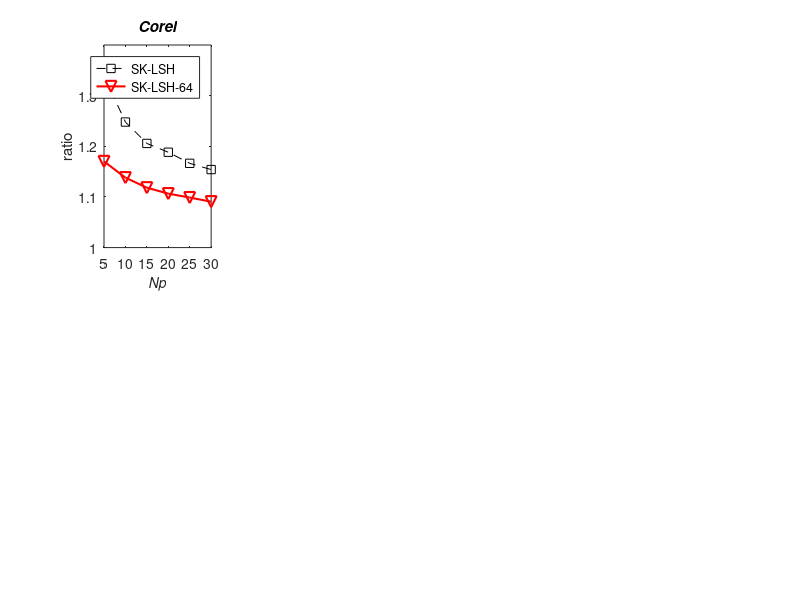

Source code (MATLAB): (Note: this script raises an error after producing the figure.)
%% depict the performance comparison between SK-LSH and SK-LSH-CK: npage
% some common config
line1 = ['--rv'; '--gs'; '--cd'; '--bo'; '--m*'; '--ks'];
line2 = ['-rv'; '-gs'; '-cd'; '-bo'; '-m*'; '-ks'];
hold on;
box on;
grid on;

%% Corel
% ratio
subplot(2,4,1);
x_npage = [5:5:30]';
y_ratio = [1.338705, 1.247896, 1.205647, 1.188254, 1.166391, 1.154034];
y_ratio_adv = [1.170183, 1.138095, 1.118232, 1.106550, 1.098784, 1.090709];

plot(...
        x_npage, y_ratio(1,:)', line1(6,:), ...
		x_npage, y_ratio_adv(1,:)', line2(1,:), ...
        'LineWidth',1.5, 'MarkerSize',8);

title('Corel', 'FontAngle', 'Italic', 'FontWeight', 'Bold');
xlabel('Np');
ylabel('ratio');
legend('SK-LSH', 'SK-LSH-64');
        
axis([5,30,1,1.4]);
set(get(gca,'XLabel'),'FontSize',10, 'FontAngle', 'Italic', 'Vertical','top');
set(get(gca,'YLabel'),'FontSize',12, 'FontAngle', 'Italic', 'Vertical','middle');
set(gcf,'Position',[10 10 1600 600]);
set(gca, 'Fontname', 'Helvetica',  'FontSize',10);
set(gca, 'XTick', x_npage');
set(gca, 'YTick', [1:0.1:1.4]);


% recall@100
subplot(2,4,5);
x_npage = [5:5:30]';
y_ratio = [0.5439,0.6027,0.6403,0.6623,0.6845,0.6922];
y_ratio_adv = [0.7364,0.7977,0.8362,0.8607,0.8796,0.9045];

plot(...
        x_npage, y_ratio(1,:)', line1(6,:), ...
		x_npage, y_ratio_adv(1,:)', line2(1,:), ...
        'LineWidth',1.5, 'MarkerSize',8);

xlabel('Np');
ylabel('recall@100');
legend('SK-LSH', 'SK-LSH-64');
        
axis([5,30,0,1]);
set(get(gca,'XLabel'),'FontSize',10, 'FontAngle', 'Italic', 'Vertical','top');
set(get(gca,'YLabel'),'FontSize',10, 'FontAngle', 'Italic', 'Vertical','middle');
set(gca, 'Fontname', 'Helvetica',  'FontSize',10);
set(gcf,'Position',[10 10 1600 600]);
set(gca, 'XTick', x_npage');
set(gca, 'YTick', [0:0.2:1]);


%% Aerial
% ratio
subplot(2,4,2);
x_npage = [5:5:30]';
y_ratio = [1.326233,1.240888,1.206366,1.179801,1.165964,1.162314];
y_ratio_adv = [1.188390,1.154099,1.146489,1.140157,1.129947,1.129550];

plot(...
		x_npage, y_ratio', line1(6,:), ...
        x_npage, y_ratio_adv', line2(1,:), ...
        'LineWidth',1.5, 'MarkerSize',8);

title('Aerial', 'FontAngle', 'Italic', 'FontWeight', 'Bold');
xlabel('Np');
ylabel('ratio');
legend('SK-LSH', 'SK-LSH-64');
        
axis([5,30,1,1.4]);
set(get(gca,'XLabel'),'FontSize',10, 'FontAngle', 'Italic', 'Vertical','top');
set(get(gca,'YLabel'),'FontSize',12, 'FontAngle', 'Italic', 'Vertical','middle');
set(gcf,'Position',[10 10 1600 600]);
set(gca, 'Fontname', 'Helvetica',  'FontSize',10);
set(gca, 'XTick', x_npage');
set(gca, 'YTick', [1:0.1:1.4]);


% recall@100
subplot(2,4,6);
x_npage = [5:5:30]';
y_ratio = [0.256,0.307,0.3515,0.3814,0.4065,0.4264];
y_ratio_adv = [0.4633,0.5579,0.5821,0.603,0.6386,0.658];

plot(...
		x_npage, y_ratio', line1(6,:), ...
        x_npage, y_ratio_adv', line2(1,:), ...
        'LineWidth',1.5, 'MarkerSize',8);

xlabel('Np');
ylabel('recall@100');
legend('SK-LSH', 'SK-LSH-64');
        
axis([5,30,0,1]);
set(get(gca,'XLabel'),'FontSize',10, 'FontAngle', 'Italic', 'Vertical','top');
set(get(gca,'YLabel'),'FontSize',10, 'FontAngle', 'Italic', 'Vertical','middle');
set(gca, 'Fontname', 'Helvetica',  'FontSize',10);
set(gcf,'Position',[10 10 1600 600]);
set(gca, 'XTick', x_npage');
set(gca, 'YTick', [0:0.2:1]);


%% SIFT
% ratio
subplot(2,4,3);
x_npage = [5:5:30]';
y_ratio = [1.29478, 1.244434, 1.227169, 1.210145, 1.198678, 1.17978];
y_ratio_adv = [1.19314, 1.165697, 1.152218, 1.146863, 1.136572, 1.125711];

plot(...
		 x_npage, y_ratio', line1(6,:), ...
        x_npage, y_ratio_adv', line2(1,:), ...
		'LineWidth',1.5, 'MarkerSize',8);

title('SIFT', 'FontAngle', 'Italic', 'FontWeight', 'Bold');
xlabel('Np');
ylabel('ratio');
legend('SK-LSH', 'SK-LSH-64');
        
axis([5,30,1,1.4]);
set(get(gca,'XLabel'),'FontSize',10, 'FontAngle', 'Italic', 'Vertical','top');
set(get(gca,'YLabel'),'FontSize',12, 'FontAngle', 'Italic', 'Vertical','middle');
set(gcf,'Position',[10 10 1600 600]);
set(gca, 'Fontname', 'Helvetica',  'FontSize',10);
set(gca, 'XTick', x_npage');
set(gca, 'YTick', [1:0.1:1.4]);


% recall@100
subplot(2,4,7);
x_npage = [5:5:30]';
y_ratio = [0.098,0.1217,0.133,0.147,0.155,0.167];
y_ratio_adv = [0.2016,0.256,0.2836,0.316,0.331,0.38];

plot(...
        x_npage, y_ratio', line1(6,:), ...
        x_npage, y_ratio_adv', line2(1,:), ...
		'LineWidth',1.5, 'MarkerSize',8);

xlabel('Np');
ylabel('recall@100');
legend('SK-LSH', 'SK-LSH-64');
        
axis([5,30,0,1]);
set(get(gca,'XLabel'),'FontSize',10, 'FontAngle', 'Italic', 'Vertical','top');
set(get(gca,'YLabel'),'FontSize',10, 'FontAngle', 'Italic', 'Vertical','middle');
set(gca, 'Fontname', 'Helvetica',  'FontSize',10);
set(gcf,'Position',[10 10 1600 600]);
set(gca, 'XTick', x_npage');
set(gca, 'YTick', [0:0.2:1]);


%% Audio
% ratio
subplot(2,4,4);
x_npage = [5:5:30]';
y_ratio = [1.187278, 1.126568, 1.101692, 1.088115, 1.078767, 1.066715];
y_ratio_adv = [1.069405, 1.048949, 1.040882, 1.035313, 1.031427, 1.029407];

plot(...
		x_npage, y_ratio', line1(6,:), ...
		x_npage, y_ratio_adv', line2(1,:), ...
		'LineWidth',1.5, 'MarkerSize',8);

title('Audio', 'FontAngle', 'Italic', 'FontWeight', 'Bold');
xlabel('Np');
ylabel('ratio');
legend('SK-LSH', 'SK-LSH-64');
        
axis([5,30,1,1.4]);
set(get(gca,'XLabel'),'FontSize',10, 'FontAngle', 'Italic', 'Vertical','top');
set(get(gca,'YLabel'),'FontSize',12, 'FontAngle', 'Italic', 'Vertical','middle');
set(gcf,'Position',[10 10 1600 600]);
set(gca, 'Fontname', 'Helvetica',  'FontSize',10);
set(gca, 'XTick', x_npage');
set(gca, 'YTick', [1:0.1:1.4]);


% recall@100
subplot(2,4,8);
x_npage = [5:5:30]';
y_ratio = [0.4325,0.5183,0.5759,0.5999,0.6205,0.6583];
y_ratio_adv = [0.7239,0.8103,0.8614,0.8889,0.9201,0.9328];

plot(...
        x_npage, y_ratio', line1(6,:), ...
		x_npage, y_ratio_adv', line2(1,:), ...
		'LineWidth',1.5, 'MarkerSize',8);

xlabel('Np');
ylabel('recall@100');
legend('SK-LSH', 'SK-LSH-64');
        
axis([5,30,0,1]);
set(get(gca,'XLabel'),'FontSize',10, 'FontAngle', 'Italic', 'Vertical','top');
set(get(gca,'YLabel'),'FontSize',10, 'FontAngle', 'Italic', 'Vertical','middle');
set(gca, 'Fontname', 'Helvetica',  'FontSize',10);
set(gcf,'Position',[10 10 1600 600]);
set(gca, 'XTick', x_npage');
set(gca, 'YTick', [0:0.2:1]);

